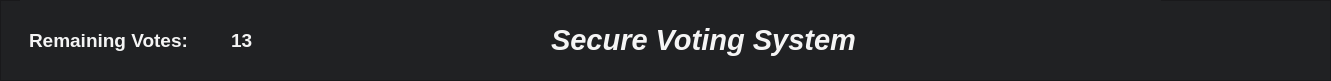
   <widget class="QFrame" name="frame">
    <property name="geometry">
     <rect>
      <x>-10</x>
      <y>0</y>
      <width>1331</width>
      <height>81</height>
     </rect>
    </property>
    <property name="styleSheet">
     <string notr="true">QFrame {
   background-color:  rgba(32,33,35,255);
}
</string>
    </property>
    <property name="frameShape">
     <enum>QFrame::Shape::StyledPanel</enum>
    </property>
    <property name="frameShadow">
     <enum>QFrame::Shadow::Raised</enum>
    </property>
    <widget class="QFrame" name="horizontalFrame">
     <property name="geometry">
      <rect>
       <x>20</x>
       <y>0</y>
       <width>1141</width>
       <height>80</height>
      </rect>
     </property>
     <property name="styleSheet">
      <string notr="true">QFrame {
   background-color:  rgba(32,33,35,255);
}</string>
     </property>
     <layout class="QHBoxLayout" name="horizontalLayout">
      <property name="spacing">
       <number>2</number>
      </property>
      <item>
       <widget class="QLabel" name="voteCounterLabel">
        <property name="minimumSize">
         <size>
          <width>200</width>
          <height>0</height>
         </size>
        </property>
        <property name="maximumSize">
         <size>
          <width>210</width>
          <height>16777215</height>
         </size>
        </property>
        <property name="font">
         <font>
          <family>Arial</family>
          <pointsize>14</pointsize>
          <italic>false</italic>
          <bold>true</bold>
         </font>
        </property>
        <property name="styleSheet">
         <string notr="true">QLabel {
       background-color: none;
   color: rgb(245,245,245);
   border: none;
}</string>
        </property>
        <property name="text">
         <string>Remaining Votes:</string>
        </property>
       </widget>
      </item>
      <item>
       <widget class="QLabel" name="voteCounter">
        <property name="font">
         <font>
          <family>Arial</family>
          <pointsize>14</pointsize>
          <italic>false</italic>
          <bold>true</bold>
         </font>
        </property>
        <property name="styleSheet">
         <string notr="true">QLabel {
      background-color: none;
   color: rgb(245,245,245);
   border: none;
}</string>
        </property>
        <property name="text">
         <string>13</string>
        </property>
       </widget>
      </item>
      <item>
       <spacer name="horizontalSpacer">
        <property name="orientation">
         <enum>Qt::Orientation::Horizontal</enum>
        </property>
        <property name="sizeHint" stdset="0">
         <size>
          <width>24</width>
          <height>20</height>
         </size>
        </property>
       </spacer>
      </item>
      <item>
       <widget class="QLabel" name="topLabel">
        <property name="font">
         <font>
          <family>Arial</family>
          <pointsize>22</pointsize>
          <italic>true</italic>
          <bold>true</bold>
         </font>
        </property>
        <property name="styleSheet">
         <string notr="true">QLabel {
       background-color: none;
   color: rgb(245,245,245);
   border: none;
}</string>
        </property>
        <property name="text">
         <string>Secure Voting System</string>
        </property>
       </widget>
      </item>
      <item>
       <spacer name="horizontalSpacer_2">
        <property name="orientation">
         <enum>Qt::Orientation::Horizontal</enum>
        </property>
        <property name="sizeHint" stdset="0">
         <size>
          <width>20</width>
          <height>20</height>
         </size>
        </property>
       </spacer>
      </item>
     </layout>
    </widget>
   </widget>
